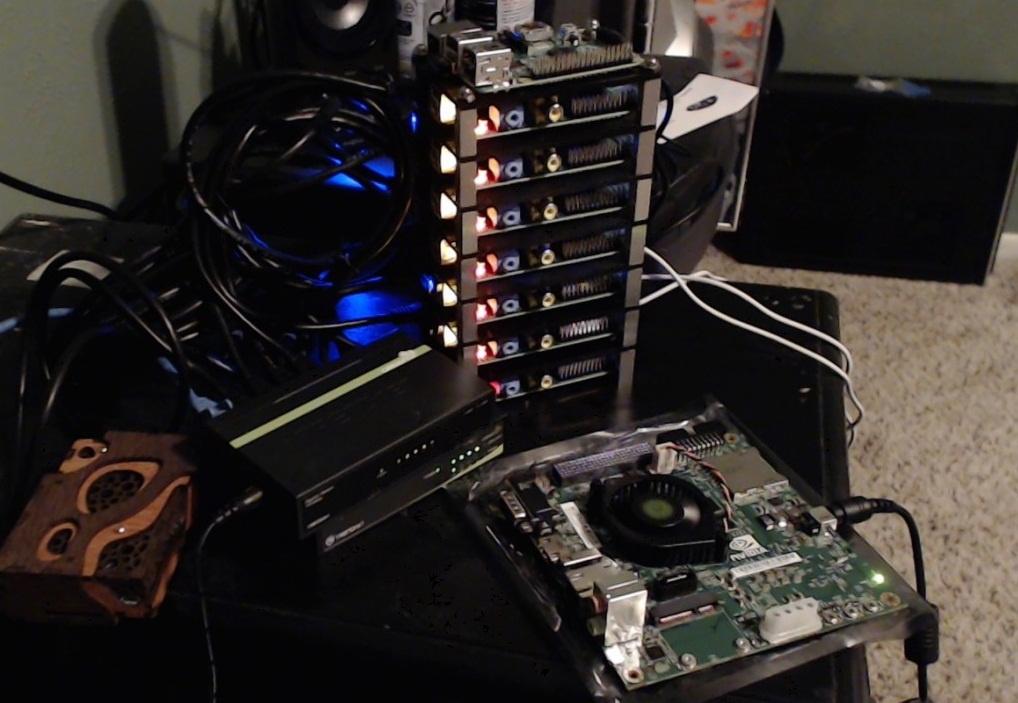
#> input picture ana_resim.jpg, 1018 x 703 px
$ python '7. modül 2. part 3. kısım findkontur farklı kullanım.py'
#> lines starting #> are read from the running program, lines starting #| are printed output that depends on the picture; long printed decimals are rounded; pictures that were not available may be replaced by others from this repository, and a replacement may not be noted
import cv2

def nesne_tespit(ana_resim_yolu, template_yolu, threshold=0.5):
    # Ana resmi yükle
#> called with ana_resim_yolu = 'ana_resim.jpg', template_yolu = 'template.jpg', threshold = 0.5
    img = cv2.imread(ana_resim_yolu)
#> img is the input picture: shape (703, 1018, 3); mean B, G, R 40.7, 43.2, 48.1
    # Gri tonlamalıya dönüştür
    gray = cv2.cvtColor(img, cv2.COLOR_BGR2GRAY)
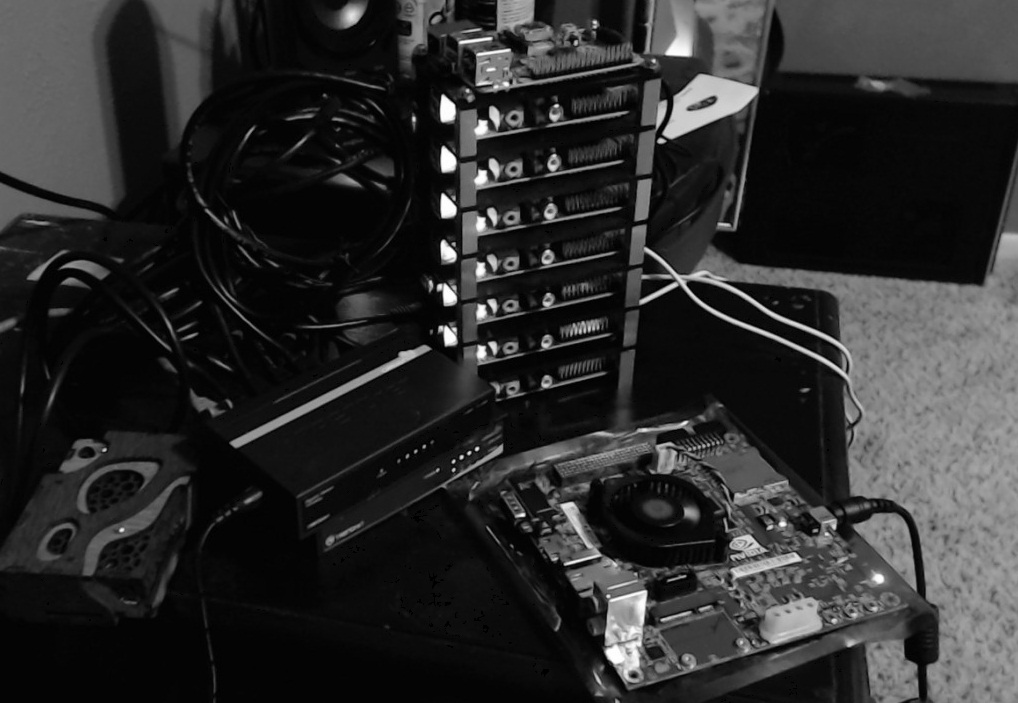
#> gray: shape (703, 1018); min 0, max 255, mean 44.4
    template = cv2.imread(template_yolu, 0)
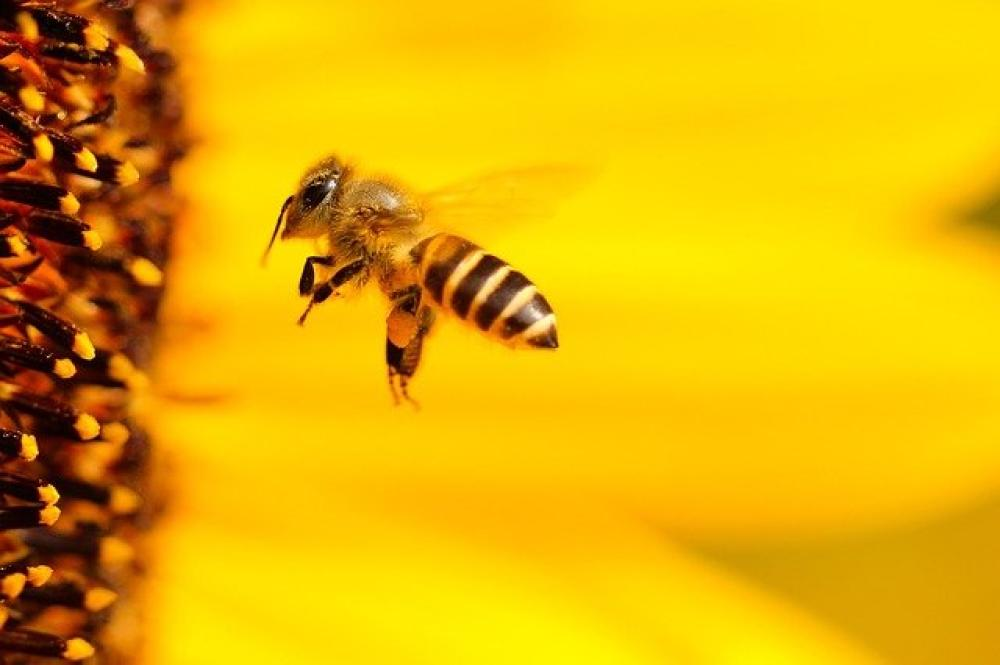
#> input picture bee.jpg, 1000 x 665 px, given in place of template.jpg, which was not available
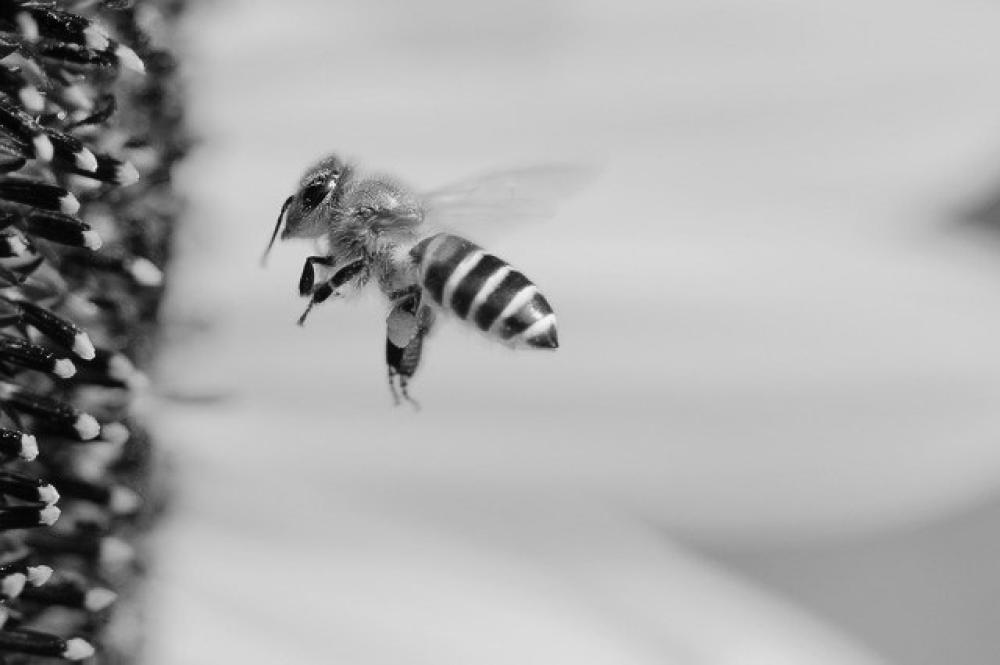
#> template: shape (665, 1000); min 0, max 250, mean 171.6
    w, h = template.shape[::-1]
#> w = 1000; h = 665
    # Konturları bul
    contours, _ = cv2.findContours(gray, cv2.RETR_EXTERNAL, cv2.CHAIN_APPROX_SIMPLE)
#> contours = [[[0, 0], [0, 702], [1017, 702], [1017, 0]]]

    # Konturları döngüye al
    for contour in contours:
        # Konturun sınırlayıcı dikdörtgenini al
        x, y, width, height = cv2.boundingRect(contour)
        # Template ile eşleştir
        roi = gray[y:y + height, x:x + width]
        res = cv2.matchTemplate(roi, template, cv2.TM_CCOEFF_NORMED)
        min_val, max_val, min_loc, max_loc = cv2.minMaxLoc(res)
        print(f"Kontur alanı: {cv2.contourArea(contour)}, Eşleşme değeri: {max_val}")

        if max_val >= threshold:
            # Eşleşen nesnenin etrafına dikdörtgen çiz
            # Template'in konumunu ve boyutunu belirle
            template_x = x + max_loc[0]
            template_y = y + max_loc[1]
            cv2.rectangle(img, (template_x, template_y),
                          (template_x + w, template_y + h),
                          (0, 255, 255), 2)
#> this loop made 1 pass
#> (contour, x, y, width, height, min_val, max_val, max_loc) on pass 1: ([[0, 0], [0, 702], [1017, 702], [1017, 0]], 0, 0, 1018, 703, 0.0258, 0.0498, (18, 35))
#| Kontur alanı: 713934.0, Eşleşme değeri: 0.04983

    # Sonucu göster
    cv2.imshow('Nesne Tespiti', img)
    cv2.waitKey(0)
    cv2.destroyAllWindows()

# Ana resim dosya yolu
ana_resim_yolu = "ana_resim.jpg"
template_yolu = "template.jpg"

# Nesne tespitini gerçekleştir
nesne_tespit(ana_resim_yolu, template_yolu)
